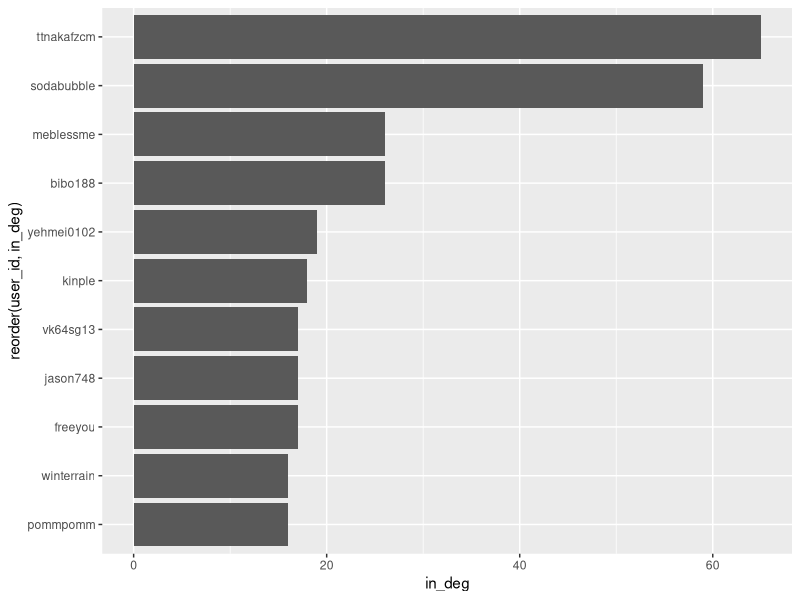
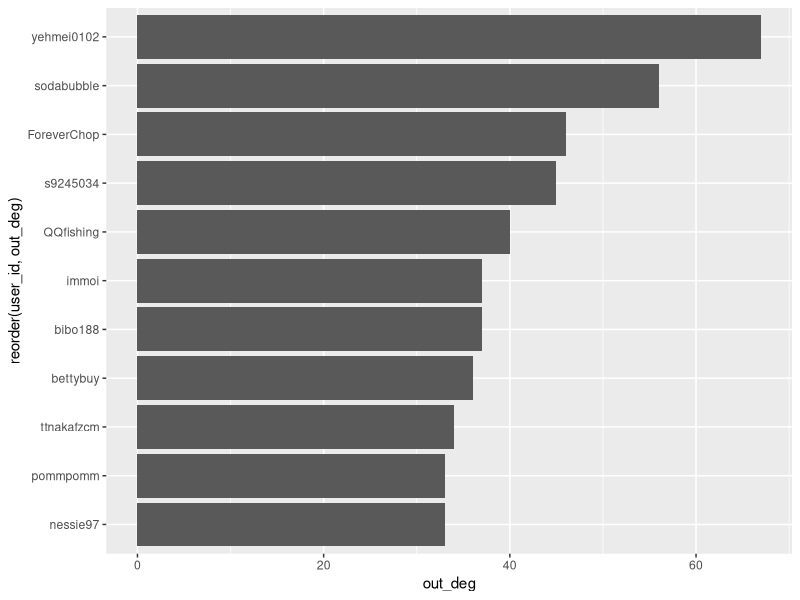
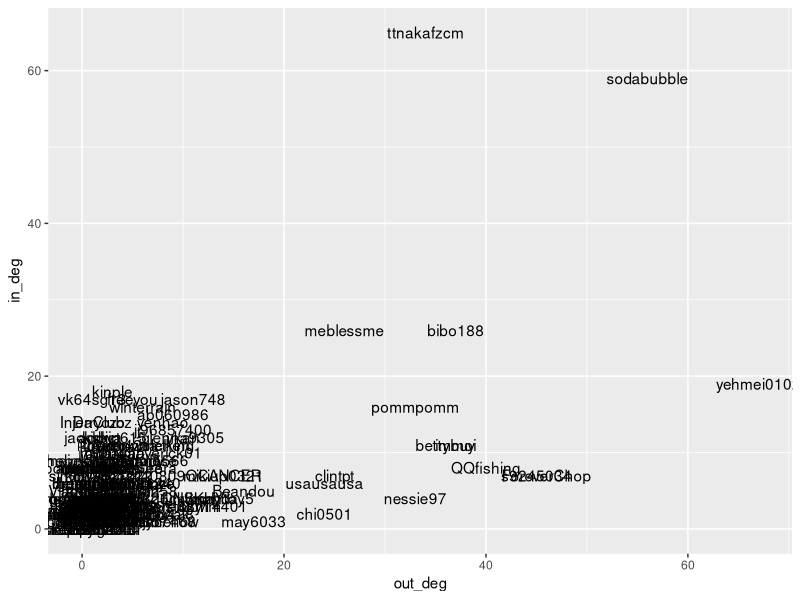

Write the R code that produced these figures, in order.
library(tidyverse)
library(magrittr)
library(purrr)
library(lubridate)
library(readxl)
library(igraph)
library(ggplot2)

post_df <- read_excel("TaiwanDrama.xlsx") %>%
  mutate(comment_no=as.integer(comment_no),
         push_no=as.integer(push_no),
         commenter_no=as.integer(commenter_no)) %>%
  mutate(post_date=as.Date(post_date)) %>%
  mutate(rel=grepl("與惡", title)|grepl("與惡", ptext))

commenter_df <- read_excel("TaiwanDrama_commenters.xlsx")

rel_commenter_df <- commenter_df %>%
  filter(id %in% post_df$id[post_df$rel]) %>%
  group_by(id, author_id, commenter_id, comment_label) %>%
  summarise(count=n())

rel_commenter_df1 <- rel_commenter_df %>%
  group_by(id, author_id, commenter_id) %>%
  summarise(count=sum(count)) %>%
  arrange(desc(count))

rel_commenter_df2 <- rel_commenter_df1 %>%
  group_by(author_id, commenter_id) %>%
  summarise(count=n_distinct(count)) %>%
  select(commenter_id, author_id, count) %>%
  arrange(desc(count))

print(paste("發文數：", length(unique(rel_commenter_df1$id))))
print(paste("發文者人數：", length(unique(rel_commenter_df2$author_id))))
print(paste("推文者人數：", length(unique(rel_commenter_df2$commenter_id))))

# 將data frame轉換成graph，以推文者回應發文者的發文數為兩個連結間的權重
post_graph <- graph_from_data_frame(rel_commenter_df2)

# 參與的使用者帳號：Number of Vertices, vcount
print(paste("參與的使用者帳號數：", vcount(post_graph)))

# 推文者回應的發文者帳號數
out_deg <- degree(post_graph, v = V(post_graph), mode = "out",
                  loops = TRUE, normalized = FALSE)
table(out_deg)
# 推文者回應的發文者帳號數：0，只參與發文的使用者帳號
print(paste("只參與發文的使用者帳號數：", length(which(out_deg==0))))

# 發文者獲得的推文者帳號數
in_deg <- degree(post_graph, v = V(post_graph), mode = "in",
                 loops = TRUE, normalized = FALSE)
table(in_deg)
# 發文者獲得的推文者帳號數：0，只參與推文的使用者帳號
print(paste("只參與發文的使用者帳號數：", length(which(in_deg==0))))

# 同時有發文與推文的帳號數
print(paste("同時有發文與推文的帳號數：",
            vcount(post_graph)-length(which(out_deg==0))-length(which(in_deg==0))))

user_df <- data.frame(user_id= attr(V(post_graph), "names"),
                      in_deg, out_deg,
                      stringsAsFactors = FALSE)

selected_vid <- user_df %>%
  mutate(vid=row_number()) %>%
  filter(in_deg>0 & out_deg>0) %>%
  pull(vid)

active_user_g <- induced_subgraph(post_graph, selected_vid)

print(paste("共有多少節點：", gorder(active_user_g)))
print(paste("共有多少連結：", gsize(active_user_g)))
print(paste("密度：", edge_density(active_user_g)))

print(paste0("此網路彼此", ifelse(is_connected(active_user_g, "weak"), "相連", "不相連")))

comp <- components(active_user_g, "weak")
print(paste("弱相連：分為多少個部分：", comp$no))
print(paste("最大的部分佔所有節點數比例：", max(comp$csize)/vcount(active_user_g)))

comp <- components(active_user_g, "strong")
print(paste("強相連：分為多少個部分：", comp$no))
print(paste("最大的部分佔所有節點數比例：", max(comp$csize)/vcount(active_user_g)))

print(paste("最長距離：", diameter(active_user_g)))
print(paste("平均距離：", mean_distance(active_user_g)))

triad_census(active_user_g)

# degree centrality

user_df <- data.frame(user_id=V(active_user_g)$name,
                      in_deg=degree(active_user_g, mode="in"),
                      out_deg=degree(active_user_g, mode="out"),
                      stringsAsFactors=FALSE)

user_df %>%
  top_n(10, in_deg) %>%
  ggplot() +
  geom_col(aes(x=reorder(user_id, in_deg), y=in_deg)) +
  coord_flip()

user_df %>%
  top_n(10, out_deg) %>%
  ggplot() +
  geom_col(aes(x=reorder(user_id, out_deg), y=out_deg)) +
  coord_flip()

user_df %>%
  ggplot() +
  geom_text(aes(x=out_deg, y=in_deg, label=user_id))

# author-hub

# core-periphery (coreness)

# 